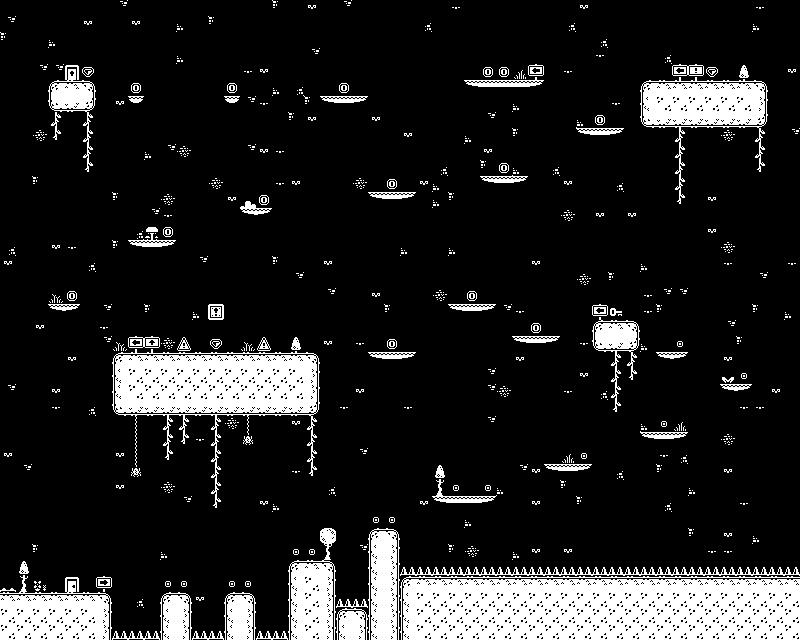

A level layout from a 2D game, rendered from its tile map. Below: a short description, then the map file with tile-grid data replaced by summaries:
An orthogonal 50x40 tile map with 16x16 px tiles, 14 tile layers (Backdrop, Background, Enemy, Midground, ...).

<map version="1.10" tiledversion="1.10.2" orientation="orthogonal" renderorder="right-down" width="50" height="40" tilewidth="16" tileheight="16" infinite="0" nextlayerid="18" nextobjectid="1">
 <editorsettings>
  <export target="level1.tmj" format="json" />
 </editorsettings>
 <tileset firstgid="1" name="base_black" tilewidth="16" tileheight="16" tilecount="400" columns="20">
  <image source="../kenney_1-bit-platformer-pack/Tilemap/monochrome_tilemap_packed.png" width="320" height="320" />
  <tile id="0" probability="0.95" />
  <tile id="1">
   <properties>
    <property name="collides" type="bool" value="true" />
    <property name="value" type="int" value="10" />
   </properties>
  </tile>
  <tile id="2">
   <properties>
    <property name="collides" type="bool" value="true" />
    <property name="value" type="int" value="25" />
   </properties>
  </tile>
  <tile id="7">
   <properties>
    <property name="isCheckpoint" type="bool" value="true" />
   </properties>
  </tile>
  <tile id="20">
   <properties>
    <property name="collides" type="bool" value="true" />
   </properties>
  </tile>
  <tile id="21">
   <properties>
    <property name="collides" type="bool" value="true" />
   </properties>
  </tile>
  <tile id="22">
   <properties>
    <property name="collides" type="bool" value="true" />
   </properties>
  </tile>
  <tile id="40">
   <properties>
    <property name="collides" type="bool" value="true" />
   </properties>
  </tile>
  <tile id="41">
   <properties>
    <property name="collides" type="bool" value="true" />
   </properties>
  </tile>
  <tile id="42">
   <properties>
    <property name="collides" type="bool" value="true" />
   </properties>
  </tile>
  <tile id="56">
   <properties>
    <property name="collides" type="bool" value="true" />
    <property name="isDoor" type="bool" value="true" />
    <property name="isLocked" type="bool" value="false" />
   </properties>
  </tile>
  <tile id="57">
   <properties>
    <property name="collides" type="bool" value="true" />
    <property name="isDoor" type="bool" value="true" />
    <property name="isLocked" type="bool" value="true" />
   </properties>
  </tile>
  <tile id="58">
   <properties>
    <property name="isDoor" type="bool" value="true" />
   </properties>
  </tile>
  <tile id="59">
   <properties>
    <property name="isDoor" type="bool" value="true" />
   </properties>
  </tile>
  <tile id="62">
   <properties>
    <property name="collides" type="bool" value="true" />
   </properties>
  </tile>
  <tile id="63">
   <properties>
    <property name="collides" type="bool" value="true" />
   </properties>
  </tile>
  <tile id="64">
   <properties>
    <property name="collides" type="bool" value="true" />
   </properties>
  </tile>
  <tile id="65">
   <properties>
    <property name="collides" type="bool" value="true" />
   </properties>
  </tile>
  <tile id="66">
   <properties>
    <property name="collides" type="bool" value="true" />
   </properties>
  </tile>
  <tile id="72">
   <properties>
    <property name="direction" type="int" value="-1" />
    <property name="isSpawn" type="bool" value="true" />
    <property name="range" type="int" value="1" />
   </properties>
  </tile>
  <tile id="77">
   <properties>
    <property name="direction" type="int" value="1" />
    <property name="isSpawn" type="bool" value="true" />
    <property name="range" type="int" value="3" />
   </properties>
  </tile>
  <tile id="78">
   <properties>
    <property name="isDoor" type="bool" value="true" />
   </properties>
  </tile>
  <tile id="79">
   <properties>
    <property name="isDoor" type="bool" value="true" />
   </properties>
  </tile>
  <tile id="82">
   <properties>
    <property name="collides" type="bool" value="true" />
    <property name="value" type="int" value="50" />
   </properties>
  </tile>
  <tile id="87">
   <properties>
    <property name="collides" type="bool" value="true" />
   </properties>
  </tile>
  <tile id="88">
   <properties>
    <property name="collides" type="bool" value="true" />
   </properties>
  </tile>
  <tile id="89">
   <properties>
    <property name="collides" type="bool" value="true" />
   </properties>
  </tile>
  <tile id="96">
   <properties>
    <property name="collides" type="bool" value="true" />
    <property name="isKey" type="bool" value="true" />
   </properties>
  </tile>
  <tile id="98">
   <properties>
    <property name="isDoor" type="bool" value="true" />
   </properties>
  </tile>
  <tile id="99">
   <properties>
    <property name="isDoor" type="bool" value="true" />
   </properties>
  </tile>
  <tile id="102">
   <properties>
    <property name="collides" type="bool" value="true" />
   </properties>
  </tile>
  <tile id="107">
   <properties>
    <property name="collides" type="bool" value="true" />
   </properties>
  </tile>
  <tile id="108">
   <properties>
    <property name="collides" type="bool" value="true" />
   </properties>
  </tile>
  <tile id="109">
   <properties>
    <property name="collides" type="bool" value="true" />
   </properties>
  </tile>
  <tile id="122">
   <properties>
    <property name="isKill" type="bool" value="true" />
   </properties>
  </tile>
  <tile id="127">
   <properties>
    <property name="collides" type="bool" value="true" />
   </properties>
  </tile>
  <tile id="128">
   <properties>
    <property name="collides" type="bool" value="true" />
   </properties>
  </tile>
  <tile id="129">
   <properties>
    <property name="collides" type="bool" value="true" />
   </properties>
  </tile>
  <tile id="166">
   <properties>
    <property name="collides" type="bool" value="true" />
    <property name="isKill" type="bool" value="true" />
   </properties>
  </tile>
  <tile id="183">
   <properties>
    <property name="collides" type="bool" value="true" />
    <property name="isKill" type="bool" value="true" />
   </properties>
  </tile>
  <tile id="185">
   <properties>
    <property name="direction" type="int" value="1" />
    <property name="isSpawn" type="bool" value="true" />
    <property name="range" type="int" value="2" />
   </properties>
  </tile>
  <tile id="203">
   <properties>
    <property name="collides" type="bool" value="true" />
    <property name="direction" type="int" value="1" />
    <property name="isKill" type="bool" value="true" />
    <property name="isSpawn" type="bool" value="true" />
    <property name="range" type="int" value="1" />
   </properties>
  </tile>
  <tile id="259" probability="0.05" />
  <tile id="279" probability="0.005" />
  <tile id="296" probability="0.005" />
  <tile id="299" probability="0.005" />
  <tile id="319" probability="0.005" />
  <tile id="320">
   <properties>
    <property name="isKill" type="bool" value="true" />
   </properties>
  </tile>
  <tile id="321">
   <properties>
    <property name="isKill" type="bool" value="true" />
   </properties>
  </tile>
  <tile id="322">
   <properties>
    <property name="isKill" type="bool" value="true" />
   </properties>
  </tile>
  <tile id="323">
   <properties>
    <property name="isKill" type="bool" value="true" />
   </properties>
  </tile>
  <tile id="324">
   <properties>
    <property name="isKill" type="bool" value="true" />
   </properties>
  </tile>
  <tile id="326" probability="0.005">
   <animation>
    <frame tileid="326" duration="300" />
    <frame tileid="346" duration="300" />
   </animation>
  </tile>
  <tile id="339" probability="0.005" />
  <tile id="340">
   <properties>
    <property name="isKill" type="bool" value="true" />
   </properties>
  </tile>
  <tile id="341">
   <properties>
    <property name="isKill" type="bool" value="true" />
   </properties>
  </tile>
  <tile id="342">
   <properties>
    <property name="isKill" type="bool" value="true" />
   </properties>
  </tile>
  <tile id="343">
   <properties>
    <property name="isKill" type="bool" value="true" />
   </properties>
  </tile>
  <tile id="344">
   <properties>
    <property name="isKill" type="bool" value="true" />
   </properties>
  </tile>
  <tile id="345">
   <properties>
    <property name="collides" type="bool" value="true" />
    <property name="isKill" type="bool" value="true" />
   </properties>
  </tile>
  <tile id="346" probability="0.005">
   <animation>
    <frame tileid="346" duration="300" />
    <frame tileid="326" duration="300" />
   </animation>
  </tile>
  <tile id="360">
   <properties>
    <property name="isKill" type="bool" value="true" />
   </properties>
  </tile>
  <tile id="361">
   <properties>
    <property name="isKill" type="bool" value="true" />
   </properties>
  </tile>
  <tile id="362">
   <properties>
    <property name="isKill" type="bool" value="true" />
   </properties>
  </tile>
  <tile id="363">
   <properties>
    <property name="isKill" type="bool" value="true" />
   </properties>
  </tile>
  <tile id="364">
   <properties>
    <property name="isKill" type="bool" value="true" />
   </properties>
  </tile>
  <tile id="365">
   <properties>
    <property name="isKill" type="bool" value="true" />
   </properties>
  </tile>
  <tile id="366">
   <properties>
    <property name="isKill" type="bool" value="true" />
   </properties>
  </tile>
  <tile id="380">
   <properties>
    <property name="isKill" type="bool" value="true" />
   </properties>
  </tile>
  <tile id="381">
   <properties>
    <property name="isKill" type="bool" value="true" />
   </properties>
  </tile>
  <tile id="382">
   <properties>
    <property name="isKill" type="bool" value="true" />
   </properties>
  </tile>
  <tile id="383">
   <properties>
    <property name="isKill" type="bool" value="true" />
   </properties>
  </tile>
  <tile id="384">
   <properties>
    <property name="isKill" type="bool" value="true" />
   </properties>
  </tile>
  <tile id="385">
   <properties>
    <property name="isKill" type="bool" value="true" />
   </properties>
  </tile>
  <tile id="386">
   <properties>
    <property name="isKill" type="bool" value="true" />
   </properties>
  </tile>
 </tileset>
 <layer id="1" name="Backdrop" width="50" height="40" locked="1">
  <data>[2000 cells, 2000 non-empty, 1 distinct tile ids]</data>
 </layer>
 <layer id="2" name="Background" width="50" height="40">
  <data>[2000 cells, 2000 non-empty, 8 distinct tile ids]</data>
 </layer>
 <layer id="17" name="Enemy" width="50" height="40">
  <data>[2000 cells, 5 non-empty, 4 distinct tile ids]</data>
 </layer>
 <layer id="3" name="Midground" width="50" height="40">
  <data>[2000 cells, 149 non-empty, 6 distinct tile ids]</data>
 </layer>
 <layer id="7" name="Walkable" width="50" height="40">
  <data>[2000 cells, 106 non-empty, 8 distinct tile ids]</data>
 </layer>
 <layer id="8" name="Platform" width="50" height="40">
  <data>[2000 cells, 49 non-empty, 4 distinct tile ids]</data>
 </layer>
 <layer id="4" name="Foreground" width="50" height="40">
  <data>[2000 cells, 62 non-empty, 15 distinct tile ids]</data>
 </layer>
 <layer id="5" name="Key" width="50" height="40">
  <data>[2000 cells, 1 non-empty, 1 distinct tile ids]</data>
 </layer>
 <layer id="10" name="Coins" width="50" height="40">
  <data>[2000 cells, 31 non-empty, 3 distinct tile ids]</data>
 </layer>
 <layer id="11" name="Checkpoint" width="50" height="40">
  <data>[2000 cells, 1 non-empty, 1 distinct tile ids]</data>
 </layer>
 <layer id="6" name="Doors" width="50" height="40">
  <data>[2000 cells, 0 non-empty, 0 distinct tile ids]</data>
 </layer>
 <layer id="15" name="In" width="50" height="40">
  <data>[2000 cells, 1 non-empty, 1 distinct tile ids]</data>
 </layer>
 <layer id="16" name="Out" width="50" height="40">
  <data>[2000 cells, 1 non-empty, 1 distinct tile ids]</data>
 </layer>
 <layer id="9" name="Kill" width="50" height="40">
  <data>[2000 cells, 36 non-empty, 2 distinct tile ids]</data>
 </layer>
</map>
